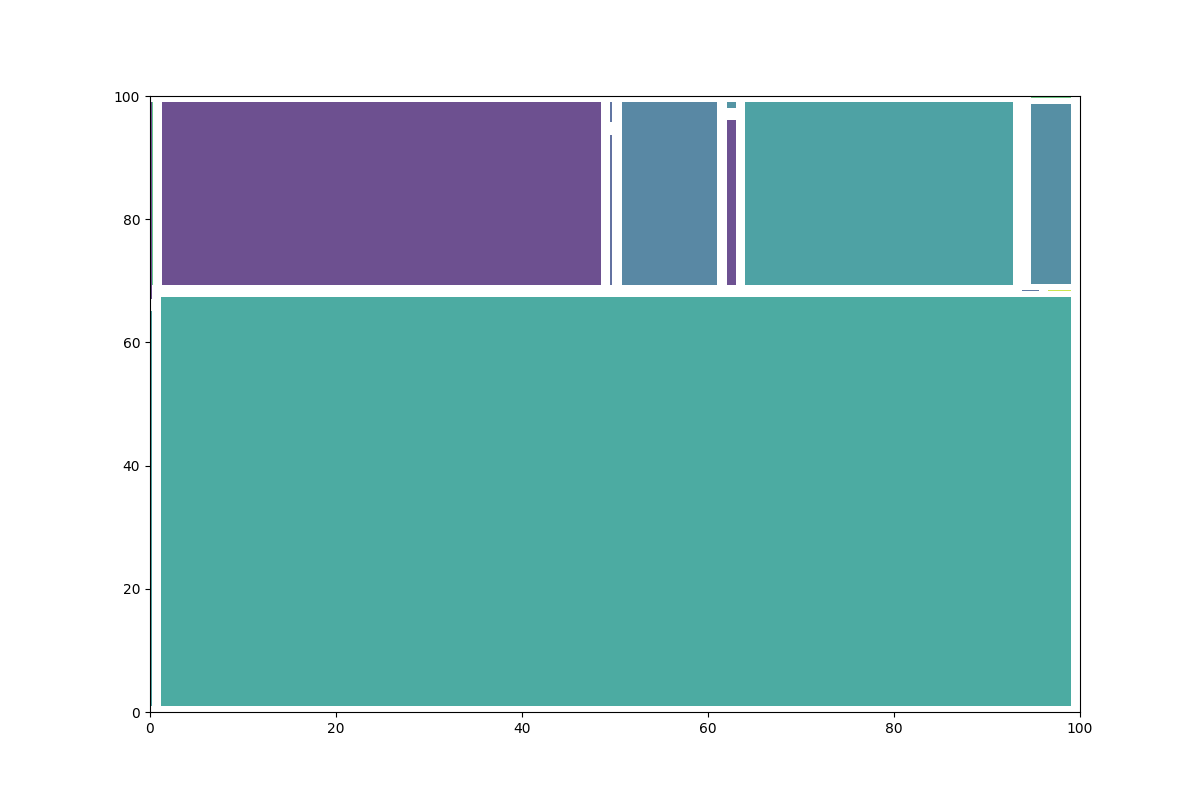

Write Python code to recreate this figure.
import matplotlib.pyplot as plt
import squarify

# Prepare data for the tree map
sizes = [7800, 4000, 3500000, 1200, 800000, 3000, 600, 200000, 15000, 1500, 500000, 100, 250, 100000, 1200]

# Create the tree map
plt.figure(figsize=(12, 8))
squarify.plot(sizes=sizes, alpha=0.8, pad=3)

# Show the tree map
plt.show()
